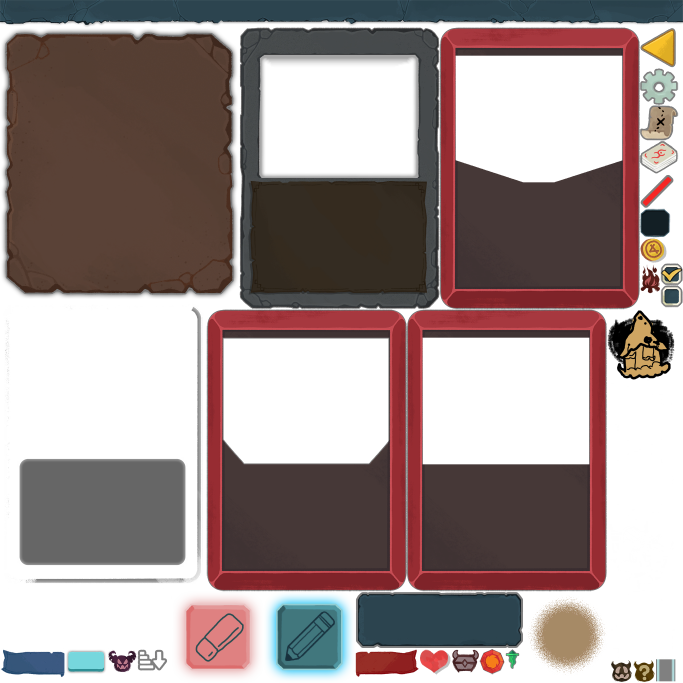
#> input picture tools/bake/atlas0.png, 2048 x 2048 px, found by its file name (shown at 1/3 size)
$ python probe_window.py
#> lines starting #> are read from the running program, lines starting #| are printed output that depends on the picture; after the words box and inside, x2 and y2 are one past the last pixel; in counts of white or black regions, pixels touching at a corner belong together
"""从卡框贴图的 alpha 里找出"卡图窗"的真实范围（透明连通区）。

card.tscn 里 Portrait 节点的矩形与卡框透明窗口并不完全重合，
这里以卡框自身为准，让原画正好填满窗口。
"""
import os
from collections import deque

import numpy as np
from PIL import Image

ROOT = r"C:\Users\shenl\Desktop\new"
BAKE = os.path.join(ROOT, "tools", "bake")
FRAME = {
    "attack": (os.path.join(BAKE, "atlas0.png"), (1320, 83, 598, 844)),
    "skill": (os.path.join(BAKE, "atlas0.png"), (1221, 929, 598, 844)),
    "power": (os.path.join(BAKE, "atlas0.png"), (621, 929, 598, 844)),
}

for name, (path, (x, y, w, h)) in FRAME.items():
    im = Image.open(path).convert("RGBA").crop((x, y, x + w, y + h))
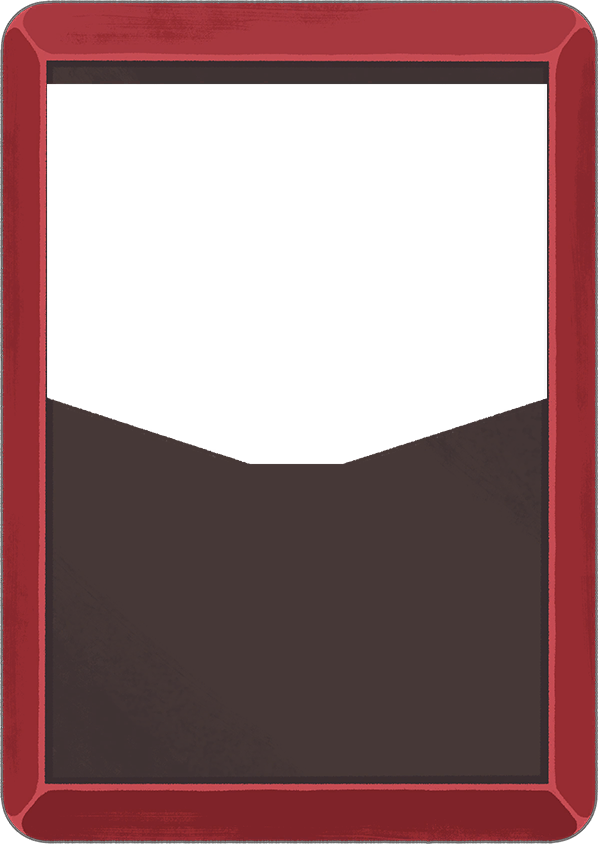
#> im: PIL image 598x844 RGBA; mean R, G, B, A 66.2, 33.5, 34.9, 162.5; transparent parts drawn white
    a = np.asarray(im.getchannel("A"))
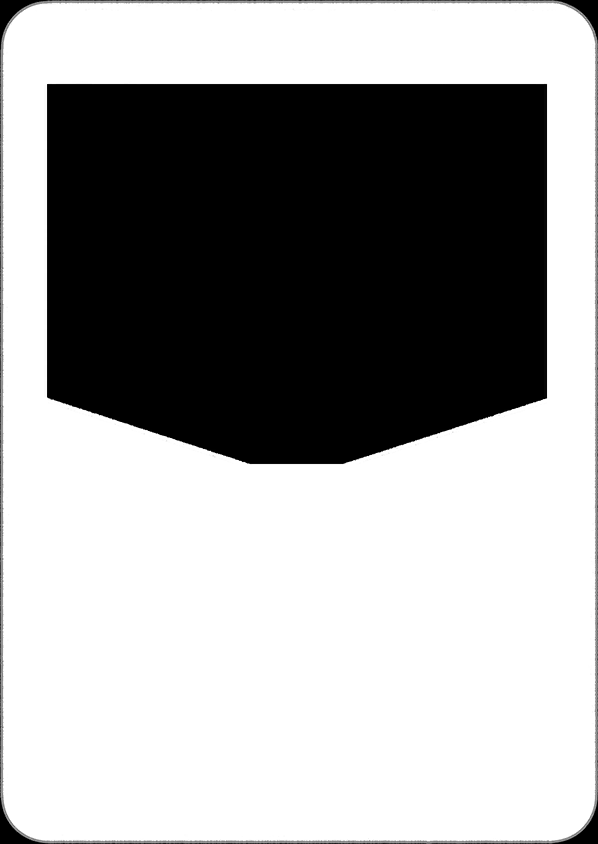
#> a: shape (844, 598); min 0, max 255, mean 162.5
    tr = a < 128
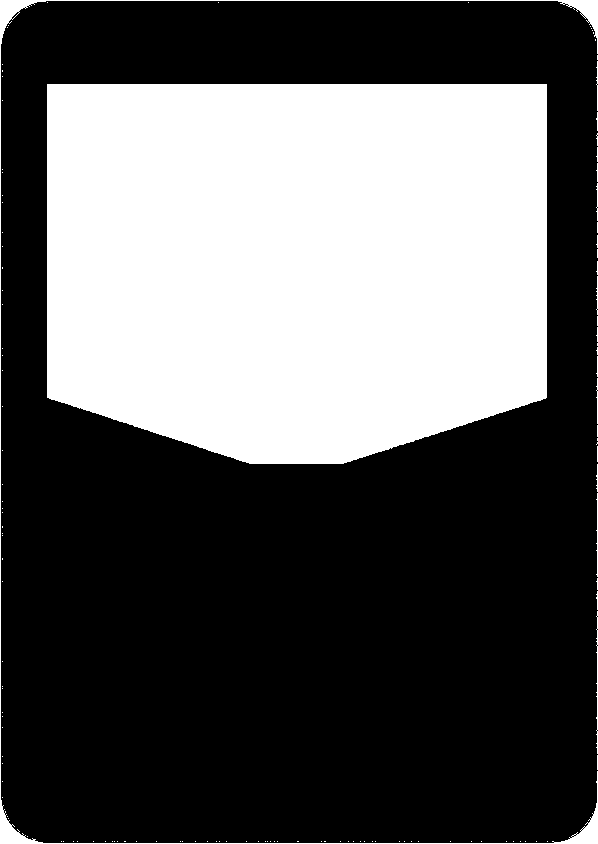
#> tr: shape (844, 598) bool; 36% white; 129 white regions (116 under 20 px), largest, box (x1, y1, x2, y2) and area: (47, 84, 547, 464) 176558, (0, 0, 598, 844) 4164, (596, 611, 598, 754) 154
    opaque = a >= 128
    ys, xs = np.where(opaque)
    print("=== %s ===" % name)
    print("  整体实心 bbox = (%d,%d)-(%d,%d)  尺寸 %dx%d" % (
        xs.min(), ys.min(), xs.max(), ys.max(), xs.max() - xs.min() + 1, ys.max() - ys.min() + 1))
#|   整体实心 bbox = (1,1)-(597,842)  尺寸 597x842

    # 从窗口中心泛洪，找被卡框围住的那块透明区
    H, W = tr.shape
#> H = 844; W = 598
    seen = np.zeros_like(tr, dtype=bool)
    start = (H // 3, W // 2)          # 卡图窗上部中央
#> start = (281, 299)
    assert tr[start], "起点不在透明区"
    q = deque([start]); seen[start] = True
    while q:
        cy, cx = q.popleft()
        for dy, dx in ((1, 0), (-1, 0), (0, 1), (0, -1)):
            ny, nx = cy + dy, cx + dx
            if 0 <= ny < H and 0 <= nx < W and tr[ny, nx] and not seen[ny, nx]:
                seen[ny, nx] = True
                q.append((ny, nx))
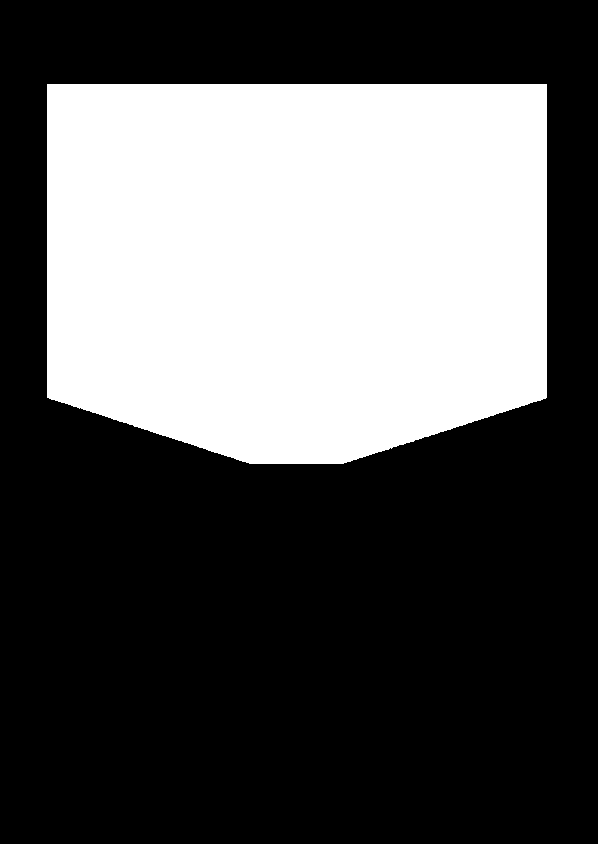
#> seen: shape (844, 598) bool; 35% white; 1 white region, box (x1, y1, x2, y2) and area: (47, 84, 547, 464) 176558
    ys, xs = np.where(seen)
    print("  卡图窗  bbox = (%d,%d)-(%d,%d)  尺寸 %dx%d" % (
        xs.min(), ys.min(), xs.max(), ys.max(), xs.max() - xs.min() + 1, ys.max() - ys.min() + 1))
#|   卡图窗  bbox = (47,84)-(546,463)  尺寸 500x380
    print("  -> 宽高比 %.4f（原画 1000x760 = 1.3158）" % (
        (xs.max() - xs.min() + 1) / (ys.max() - ys.min() + 1)))
#|   -> 宽高比 1.3158（原画 1000x760 = 1.3158）
    # 窗口每行左右边界（看底部的尖角形状）
    for yy in range(ys.min(), ys.max() + 1, max(1, (ys.max() - ys.min()) // 8)):
        row = np.where(seen[yy])[0]
        if len(row):
            print("     y=%3d  x=%3d..%3d" % (yy, row.min(), row.max()))
    Image.fromarray((seen * 255).astype(np.uint8)).save(
        os.path.join(ROOT, "tools", "预览图", "winmask_%s.png" % name))
